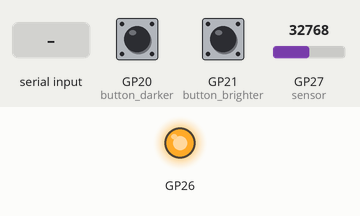
Simulated run of this program. Board: Raspberry Pi Pico running CircuitPython. Shown: output pins drawn as LEDs (lit = HIGH). The test bench sets the inputs (shaded band); at power-on: GP20 (button_darker) HIGH, GP21 (button_brighter) HIGH, GP27 (sensor) = 32768 (analog values on the 0–65535 scale). What the program prints to the serial console is not drawn.

Above: at 1.2 s.
1.3 s: "x\n" received over the second serial link
At 2.4 s:
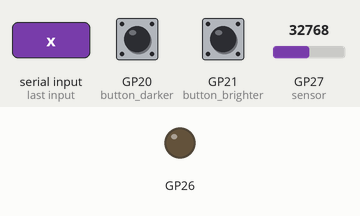
2.8 s: "o\n" received over the second serial link
At 3.6 s:
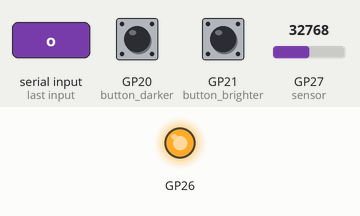
Timing chart, 0 to 5.8 s (numbered marks = the images above; inputs shaded):
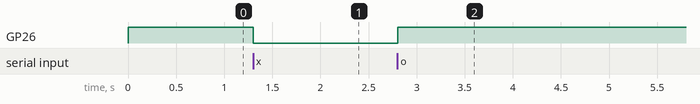

The program:

code.py
```python
# QTR-HD-02A raw value test on Cytron Maker Pi RP2040
#
# wiring (Grove 6):
#   GP27 = sensor output (analog)
#   GP26 = sensor CTRL (emitter on/off + dimming)
#
# LED intensity:
#   button GP20 = darker      button GP21 = brighter
#   serial (console or data port):
#     +  brighter     -  darker      x  LEDs off     o  LEDs on
#     r  resync       ?  help        0..31 + Enter = set dim level
#
# plot data is send to the second USB serial port in Arduino label format:
#   raw:12345,level:0

import time

import analogio
import board
import digitalio
import usb_cdc

PIN_SENSOR = board.GP27
PIN_CTRL = board.GP26
PIN_BUTTON_DARKER = board.GP20
PIN_BUTTON_BRIGHTER = board.GP21

SAMPLE_INTERVAL = 0.01  # seconds -> 100 Hz
CONSOLE_INTERVAL = 0.5
DEBOUNCE_TIME = 0.02

LEVEL_COUNT = 32  # 0 = full current ... 31 = lowest current


def level_to_percent(level):
    """LED current in percent. the last three steps are only half as big."""
    if level <= 28:
        return 100 - level * 10 / 3
    return 100 - 28 * 10 / 3 - (level - 28) * 5 / 3


class Emitter:
    """CTRL pin of second generation Pololu QTR sensors.

    low >= 1ms: LEDs off, dim level is reset
    low pulse 0.5..300us: next dim level (wraps from 31 to 0)
    """

    def __init__(self, pin):
        self.ctrl = digitalio.DigitalInOut(pin)
        self.ctrl.switch_to_output(value=False)
        self.level = 0
        self.enabled = True
        self.resync()

    def _pulse(self, count):
        ctrl = self.ctrl
        for _ in range(count):
            ctrl.value = False
            ctrl.value = True

    def resync(self):
        """switch off and on again so the sensor is in a known state."""
        self.ctrl.value = False
        time.sleep(0.002)
        if self.enabled:
            self.ctrl.value = True
            time.sleep(0.001)
            self._pulse(self.level)

    def set_level(self, level):
        level = min(max(level, 0), LEVEL_COUNT - 1)
        if self.enabled:
            # only forward pulses: no off-glitch between two levels
            self._pulse((level - self.level) % LEVEL_COUNT)
        self.level = level

    def set_enabled(self, enabled):
        if enabled != self.enabled:
            self.enabled = enabled
            self.resync()


class Button:
    """debounced button to GND."""

    def __init__(self, pin):
        self.io = digitalio.DigitalInOut(pin)
        self.io.switch_to_input(pull=digitalio.Pull.UP)
        self.pressed = False
        self.changed_at = 0

    def was_pressed(self, now):
        pressed = not self.io.value
        if pressed == self.pressed or now - self.changed_at < DEBOUNCE_TIME:
            return False
        self.pressed = pressed
        self.changed_at = now
        return pressed


def print_state():
    if emitter.enabled:
        print(
            "LEDs on, level {} = {:.1f}% current".format(
                emitter.level, level_to_percent(emitter.level)
            )
        )
    else:
        print("LEDs off (level {} stored)".format(emitter.level))


def print_help():
    print("commands: + brighter, - darker, x off, o on, r resync, ? help")
    print("          0..31 + Enter: set dim level (0 = brightest)")


def handle_char(char, number):
    """process one received character. returns the collected digits."""
    if char.isdigit():
        return (number + char)[-2:]
    if char in "\r\n":
        if not number:
            return ""
        emitter.set_level(int(number))
    elif char == "+":
        emitter.set_level(emitter.level - 1)
    elif char == "-":
        emitter.set_level(emitter.level + 1)
    elif char == "x":
        emitter.set_enabled(False)
    elif char == "o":
        emitter.set_enabled(True)
    elif char == "r":
        emitter.resync()
    elif char == "?":
        print_help()
    else:
        return ""
    print_state()
    return ""


sensor = analogio.AnalogIn(PIN_SENSOR)
emitter = Emitter(PIN_CTRL)
button_darker = Button(PIN_BUTTON_DARKER)
button_brighter = Button(PIN_BUTTON_BRIGHTER)

plot_port = usb_cdc.data
if plot_port:
    # never block the loop if nobody reads the data
    plot_port.write_timeout = 0
else:
    print("no data port! copy boot.py and press the reset button.")

serial_ports = [port for port in (usb_cdc.console, plot_port) if port]
# collected digits, separate per port
numbers = [""] * len(serial_ports)

print()
print("QTR-HD-02A raw value test")
print_help()
print_state()

next_sample = time.monotonic()
next_console = next_sample

while True:
    now = time.monotonic()

    if button_darker.was_pressed(now):
        emitter.set_level(emitter.level + 1)
        print_state()
    if button_brighter.was_pressed(now):
        emitter.set_level(emitter.level - 1)
        print_state()

    for index, port in enumerate(serial_ports):
        if port.in_waiting:
            for byte in port.read(port.in_waiting):
                numbers[index] = handle_char(chr(byte), numbers[index])

    if now >= next_sample:
        next_sample += SAMPLE_INTERVAL
        if next_sample < now:
            next_sample = now + SAMPLE_INTERVAL
        # 0..65535 (12bit ADC scaled to 16bit)
        # bright / high reflectance = low value
        raw = sensor.value
        line = "raw:{},level:{}".format(raw, emitter.level)

        if plot_port and plot_port.connected:
            plot_port.write((line + "\n").encode())

        if now >= next_console:
            next_console = now + CONSOLE_INTERVAL
            print(line if emitter.enabled else line + " (LEDs off)")
```

Measured:
- after the input at 1.3 s, GP26: HIGH → LOW at once
- after the input at 2.8 s, GP26: LOW → HIGH at once
